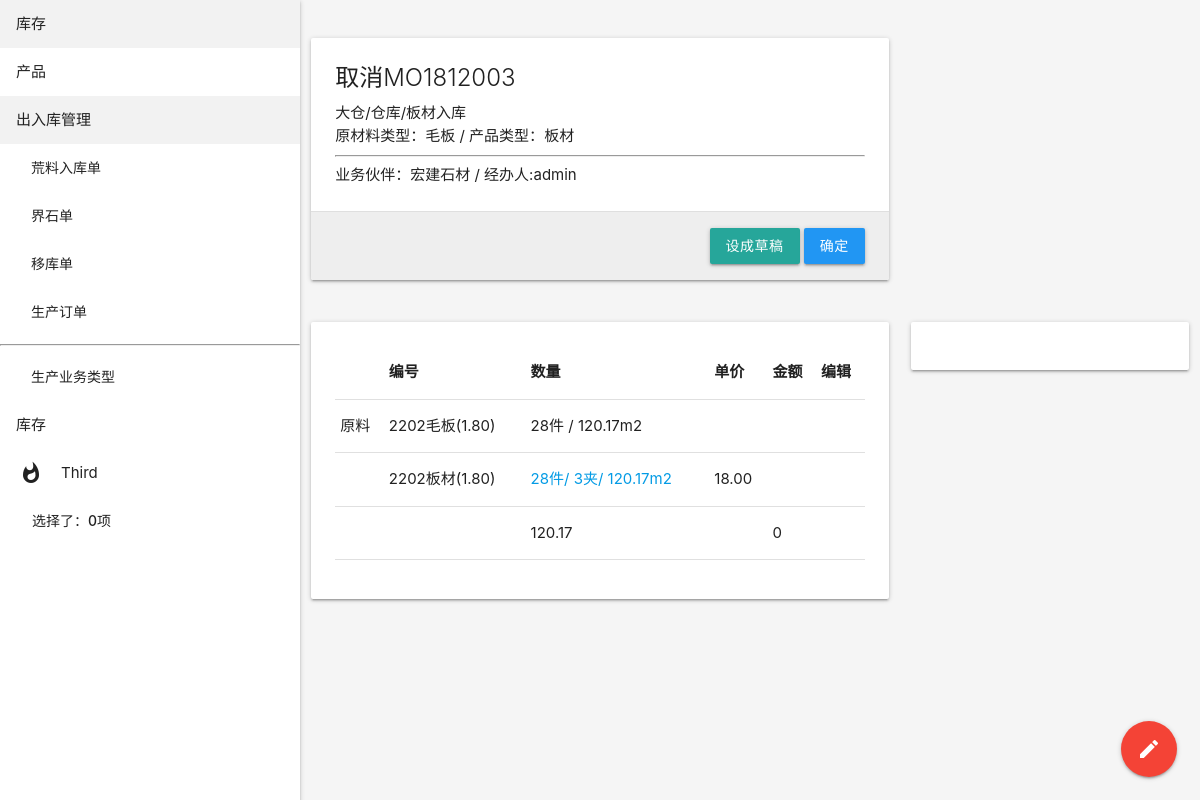
Page /mrp/production/4/ on the committed database.
### mrp/models/production.py (models this page shows, shortened)
class ProductionOrder(MrpOrderAbstract):
    order = OrderField(order_str='MO', blank=True, verbose_name='单号', default='New', max_length=20)
    production_type = models.ForeignKey(ProductionType, on_delete=models.CASCADE, verbose_name='业务类型',
                                        limit_choices_to={'activate': True})
    class Meta:
        verbose_name = '生产订单'
    def get_item_edit_url(self):
        return reverse('production_raw_item_edit')

class ProductionType(models.Model):
    name = models.CharField('业务类型', max_length=30)
    expense_by = models.CharField('费用结算按', max_length=10, choices=EXPENSE_BY_CHOICES)
    raw_item_type = models.CharField('原材料类型', max_length=10, choices=TYPE_CHOICES, default='block')
    produce_item_type = models.CharField('产出品类型', max_length=10, choices=TYPE_CHOICES, default='block')
    activate = models.BooleanField('启用', default=False)
    class Meta:
        verbose_name = '生产业务类型明细'
    def __str__(self):
        return self.name

class ProductionOrderRawItem(OrderItemBase):
    order = models.ForeignKey('ProductionOrder', on_delete=models.CASCADE, related_name='items')
    piece = models.IntegerField('件', default=1, blank=True, null=True)
    quantity = models.DecimalField('数量', max_digits=5, decimal_places=2, null=True, blank=True)
    uom = models.CharField('计量单位', null=False, choices=UOM_CHOICES, max_length=10, default='t')
    price = models.DecimalField('单价', max_digits=8, decimal_places=2, blank=True, null=True)
    class Meta:
        verbose_name = '生产单原料行'
    def get_amount(self):
        if self.product.type == 'block':
            return self.get_m3() * self.price
        return 0

class ProductionOrderProduceItem(OrderItemBase):
    order = models.ForeignKey(ProductionOrder, on_delete=models.CASCADE, related_name='produce_items',
                              verbose_name='对应界石单')
    raw_item = models.ForeignKey('ProductionOrderRawItem', on_delete=models.CASCADE, related_name='produces',
                                 verbose_name='原材料')
    product = models.ForeignKey('product.Product', on_delete=models.CASCADE, verbose_name='product', blank=True,
                                null=True)
    thickness = models.DecimalField('厚度规格', max_digits=5, decimal_places=2, blank=True, null=True)
    quantity = models.DecimalField('数量', decimal_places=2, max_digits=10, null=True, blank=True)
    price = models.DecimalField('单价', max_digits=8, decimal_places=2, help_text='立方单价', null=True, blank=True)
    draft_package_list = models.ForeignKey('product.DraftPackageList', on_delete=models.SET_NULL, blank=True, null=True,
                                           verbose_name='草稿码单')
    package_list = models.ForeignKey('product.PackageList', on_delete=models.SET_NULL, blank=True, null=True,
                                     verbose_name='码单')
    class Meta:
        verbose_name = '生产单成品行'

### stock/models.py (models this page shows, shortened)
class Location(models.Model):
    warehouse = models.ForeignKey('Warehouse', related_name='locations', on_delete=models.SET_NULL, verbose_name='所属仓库',
                                  blank=True, null=True)
    name = models.CharField('库位名称', max_length=50)
    parent = models.ForeignKey('self', related_name='child', null=True, blank=True, verbose_name='上级库位',
                               on_delete=models.CASCADE, limit_choices_to={'is_virtual': False, 'is_activate': True})
    is_main = models.BooleanField('主库位', default=False, help_text='主库位，只有在创建warehouse时一并创建')
    usage = models.CharField('库位用途', choices=USAGE_CHOICES, null=False, max_length=50)
    is_virtual = models.BooleanField('虚拟库位', default=False)
    desc = models.TextField('描述', blank=True, null=True)
    is_activate = models.BooleanField('启用', default=True)
    created = models.DateTimeField('创建时间', auto_now_add=True)
    updated = models.DateTimeField('更新时间', auto_now=True)
    class Meta:
        verbose_name = '库位信息'
        unique_together = ['warehouse', 'name']
    def get_full_name(self):
        name = self.name
        parent = self.parent
        while parent:
            name = '{}/{}'.format(parent.name, name)
            parent = parent.parent
        warehouse_name = self.warehouse.name + '/' if self.warehouse else ''
        return '%s%s' % (warehouse_name, name)
    def __str__(self):
        return self.get_full_name()

class Warehouse(models.Model):
    name = models.CharField('仓库名称', max_length=50, unique=True, db_index=True)
    code = models.CharField('缩写名称', max_length=20, null=False)
    is_activate = models.BooleanField('启用', default=True)
    partner = models.ForeignKey('partner.Partner', on_delete=models.SET_NULL, verbose_name='合作伙伴', null=True,
                                blank=True, related_name='warehouse')
    created = models.DateTimeField('创建时间', auto_now_add=True)
    updated = models.DateTimeField('更新时间', auto_now=True)
    is_production = models.BooleanField('有生产活动', default=False)
    class Meta:
        verbose_name = '仓库信息'

### partner/models.py (models this page shows, shortened)
class Partner(models.Model):
    name = models.CharField('名称', max_length=30, null=False, blank=False)
    is_company = models.BooleanField('公司', default=False)
    type = models.CharField('伙伴类型', choices=PARTNER_TYPE_CHOICES, max_length=20,
                            default='customer')
    phone = models.CharField('联系电话', max_length=20)
    sex = models.CharField('性别', choices=(('male', '先生'), ('female', '女士')), null=True, blank=True, max_length=10)
    province = models.ForeignKey('Province', verbose_name='省份', null=True, blank=True, on_delete=models.SET_NULL)
    city = models.ForeignKey('City', verbose_name='城市', null=True, blank=True, on_delete=models.SET_NULL)
    created = models.DateField('创建日期', auto_now_add=True)
    updated = models.DateTimeField('更新时间', auto_now=True)
    entry = models.ForeignKey(User, related_name='%(class)s_entry',
                              verbose_name='登记人', on_delete=models.SET_NULL, null=True, blank=True)
    is_activate = models.BooleanField('启用', default=True)
    company = models.ForeignKey('self', related_name='members', limit_choices_to={'is_company': True},
                                on_delete=models.SET_NULL,
                                null=True, blank=True, verbose_name='所属公司')
    is_production = models.BooleanField('是生产商', default=False)
    class Meta:
        verbose_name = '伙伴资料'
        unique_together = ['phone', 'name']
    def __str__(self):
        if self.is_company:
            return '{}'.format(self.name)
        else:
            return '{} {}'.format(self.name, self.get_title())

### product/models.py (models this page shows, shortened)
class Product(models.Model):
    name = models.CharField('编号', max_length=20, db_index=True)
    type = models.CharField('类型', max_length=10, choices=TYPE_CHOICES, default='block')
    thickness = models.DecimalField('厚度规格', max_digits=5, decimal_places=2, null=True, blank=True)
    batch = models.ForeignKey('Batch', null=True, blank=True, on_delete=models.SET_NULL, verbose_name='批次')
    category = models.ForeignKey('Category', null=True, blank=True, verbose_name='品种名称', on_delete=models.SET_NULL)
    quarry = models.ForeignKey('Quarry', null=True, blank=True, verbose_name='矿口', on_delete=models.SET_NULL)
    weight = models.DecimalField('重量', max_digits=5, decimal_places=2, null=True)
    long = models.IntegerField('长', null=True, blank=True)
    width = models.IntegerField('宽', null=True, blank=True)
    height = models.IntegerField('高', null=True, blank=True)
    m3 = models.DecimalField('立方', null=True, max_digits=5, decimal_places=2, blank=True)
    uom = models.CharField('荒料计量单位', null=False, choices=UOM_CHOICES, max_length=10, default='t')
    updated = models.DateTimeField('更新日期', auto_now=True)
    created = models.DateTimeField('创建日期', auto_now_add=True)
    activate = models.BooleanField('启用', default=False)
    semi_slab_single_qty = models.DecimalField('毛板单件平方', null=True, max_digits=5, decimal_places=2, blank=True)
    class Meta:
        verbose_name = '荒料编号'
        verbose_name_plural = verbose_name
        unique_together = ('name', 'type', 'thickness')
    def __str__(self):
        thickness = '({})'.format(self.thickness) if self.thickness else ''
        return '{}{}{}'.format(self.name, self.get_type_display(), thickness)
    def get_uom(self):
        return self.uom if self.type == 'block' else 'm2'

class PackageList(models.Model):
    product = models.ForeignKey('Product', on_delete=models.CASCADE, related_name='package_listed', verbose_name='产品')
    class Meta:
        verbose_name = '码单'
    def get_part(self):
        return len({item.part_number for item in self.items.all()})

class PackageListItem(models.Model):
    order = models.ForeignKey('PackageList', on_delete=models.CASCADE, related_name='items', verbose_name='码单')
    slab = models.ForeignKey('Slab', on_delete=models.CASCADE, related_name='package_list', verbose_name='板材')
    part_number = models.SmallIntegerField('夹号')
    line = LineField(verbose_name='序号', for_fields=['order', 'part_number'], blank=True)
    class Meta:
        verbose_name = '码单项'

### mrp/views.py (the view, shortened to what this page needs)
# urls.py: path('production/<pk>/', views.ProductionOrderDetailView.as_view(), name='production_detail'),
class ProductionOrderDetailView(StateChangeMixin, DetailView):
    model = ProductionOrder

### cart/cart.py (called while the page is built)
    def __len__(self):
        return len(self.cart)

### cart/context_processors.py (called while the page is built)
def cart(request):
    return {'cart': Cart(request)}

### public/models.py (called while the page is built)
    def get_quantity(self):
        return sum(item.quantity for item in self.items.all() if item.quantity)

    def get_amount(self):
        return sum(item.get_amount() for item in self.items.all())

### public/views.py (called while the page is built)
    def get_btn_visible(self, state):
        return {s: s != state for s in ('draft', 'confirm', 'cancel')}

    def get_context_data(self, **kwargs):
        state_form = self.state_form()
        state = self.object.state
        kwargs.update({'state_form': state_form,
                       'btn_visible': self.get_btn_visible(state)})
        return super(StateChangeMixin, self).get_context_data(**kwargs)

### mrp/templates/mrp/productionorder_detail.html (shortened to what this page needs)
{% extends 'mrp/detail.html' %}
{% load public %}
{% load materializecss %}
{% block content %}
    {% if object.production_type.produce_item_type == 'semi_slab' %}
        {% include 'mrp/produce_type_semi_slab.html' %}
    {% elif object.production_type.produce_item_type == 'slab' %}
        {% include 'mrp/produce_type_slab.html' %}
    {% endif %}
{% endblock %}
{% block headline %}
    {{ object.get_state_display }}{{ object.order }}
{% endblock %}
{% block subheadline %}
    <span>{{ object.location }}/{{ object.production_type }}</span>
    <p>原材料类型：{{ object.production_type.get_raw_item_type_display }} /
        产品类型：{{ object.production_type.get_produce_item_type_display }}</p>
    <hr>
    业务伙伴：{{ object.partner }} / 经办人:{{ object.handler }}
{% endblock %}

### mrp/templates/mrp/produce_type_slab.html (shortened to what this page needs)
{% load public %}
<table class="table">
    <thead>
    <tr>
        <th></th>
        <th>编号</th>
        <th>数量</th>
        <th>单价</th>
        <th>金额</th>
        <th>编辑</th>
    </tr>
    </thead>
    <tbody>
    {% for item in object.items.all %}
        <tr id="block_list_tr">
            <td>原料</td>
            <td>{{ item.product }}</td>
            {% if  item.quantity == None %}
                <td>
                    {% with available=item.product|add_arg:object.location|call:"get_available" %}
                        {{ available.0 }}件 / {{ available.1 }}{{ item.product.get_uom }}(可用)
                    {% endwith %}
                </td>
            {% else %}
                <td>
                    {{ item.piece }}件 /
                    {{ item.quantity }}{{ item.uom }}</td>
            {% endif %}
            <td></td>
            <td></td>
            <td></td>
        </tr>
        {% if item.produces.all %}
            {% for produce in item.produces.all %}
                <tr>
                    <td></td>
                    <td>{{ produce.product }}</td>
                    <td><a onclick="open_package_list('{% url 'package_list' produce.package_list.id %}')">
                        {{ produce.piece }}件/ {{ produce.package_list.get_part }}夹/
                        {{ produce.quantity }}{{ produce.product.get_uom }}</a></td>
                    <td>{{ produce.price }}</td>
                    <td>{{ produce.get_amount }}</td>
                    <td>
                    </td>
                </tr>
            {% endfor %}
        {% endif %}
    {% endfor %}
    </tbody>
    <tfoot>
    <tr>
        <td></td>
        <td></td>
        <td>{{ object.get_quantity }}</td>
        <td></td>
        <td>{{ object.get_amount }}</td>
        <td></td>
    </tr>
    </tfoot>
</table>

### rows in the picture
ProductionOrder: state "取消", order "MO1812003", location "大仓/仓库", production_type "板材入库", production_type.raw_item_type "毛板", production_type.produce_item_type "板材", partner "宏建石材", handler "admin", get_quantity "120.17", get_amount "0"
ProductionOrderRawItem: product "2202毛板(1.80)", piece "28", quantity "120.17", uom "m2"
ProductionOrderProduceItem: product "2202板材(1.80)", piece "28", package_list.get_part "3", quantity "120.17", product.get_uom "m2", price "18.00"

### other values in the picture
{{ cart|length }} "0"
